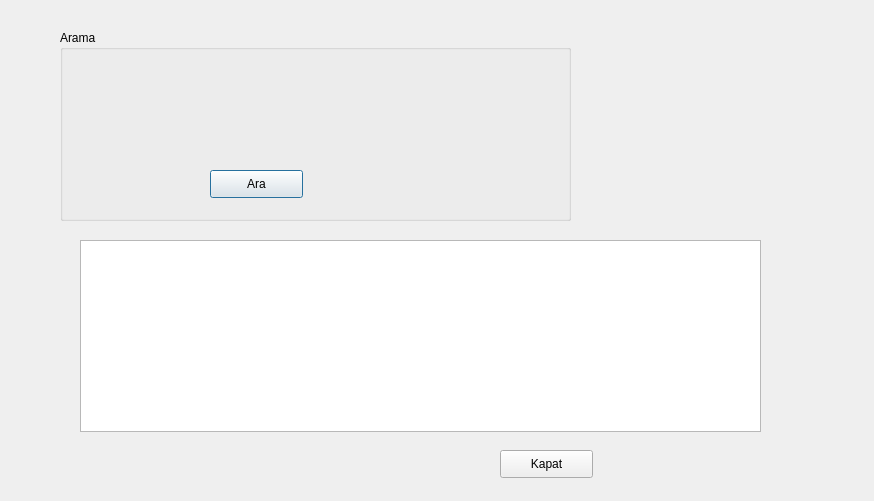
<?xml version="1.0" encoding="UTF-8"?>
<ui version="4.0">
 <class>TKNParcaListesi</class>
 <widget class="QDialog" name="TKNParcaListesi">
  <property name="geometry">
   <rect>
    <x>0</x>
    <y>0</y>
    <width>874</width>
    <height>501</height>
   </rect>
  </property>
  <property name="windowTitle">
   <string>Dialog</string>
  </property>
  <widget class="QGroupBox" name="groupBox">
   <property name="geometry">
    <rect>
     <x>60</x>
     <y>30</y>
     <width>511</width>
     <height>191</height>
    </rect>
   </property>
   <property name="title">
    <string>Arama</string>
   </property>
   <widget class="QPushButton" name="pushButton_2">
    <property name="geometry">
     <rect>
      <x>150</x>
      <y>140</y>
      <width>93</width>
      <height>28</height>
     </rect>
    </property>
    <property name="text">
     <string>Ara</string>
    </property>
   </widget>
  </widget>
  <widget class="QTableWidget" name="tableWidget">
   <property name="geometry">
    <rect>
     <x>80</x>
     <y>240</y>
     <width>681</width>
     <height>192</height>
    </rect>
   </property>
  </widget>
  <widget class="QPushButton" name="pushButton">
   <property name="geometry">
    <rect>
     <x>500</x>
     <y>450</y>
     <width>93</width>
     <height>28</height>
    </rect>
   </property>
   <property name="text">
    <string>Kapat</string>
   </property>
  </widget>
 </widget>
 <resources/>
 <connections>
  <connection>
   <sender>pushButton</sender>
   <signal>clicked()</signal>
   <receiver>TKNParcaListesi</receiver>
   <slot>accept()</slot>
   <hints>
    <hint type="sourcelabel">
     <x>319</x>
     <y>411</y>
    </hint>
    <hint type="destinationlabel">
     <x>572</x>
     <y>481</y>
    </hint>
   </hints>
  </connection>
 </connections>
</ui>
